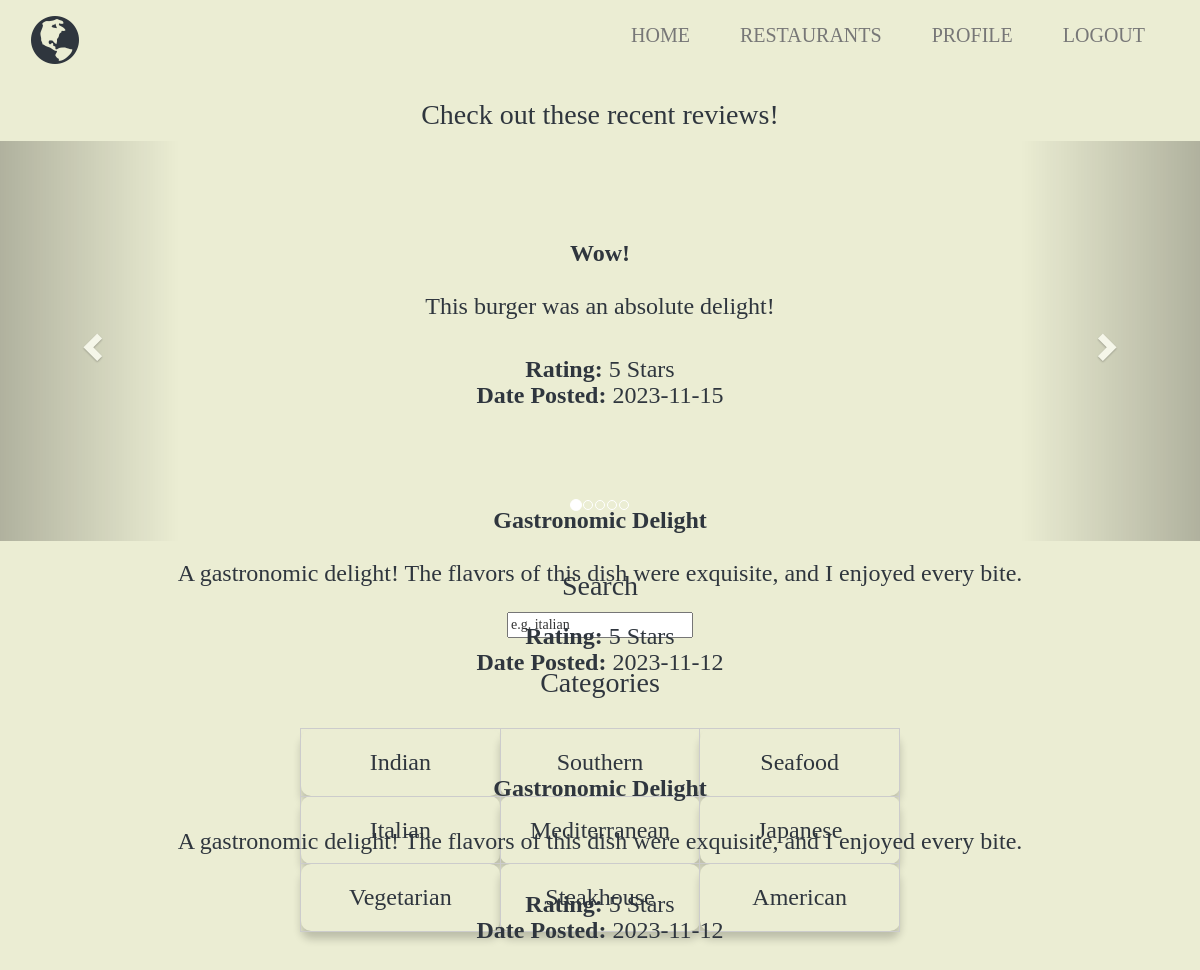
/home/home-page.php (signed in), run on the app's committed database.
### tables this page shows
CREATE TABLE `review` (
  `review_id` int(11) NOT NULL,
  `food_item_id` int(11) NOT NULL,
  `member_id` int(11) NOT NULL,
  `title` varchar(255) NOT NULL,
  `description` text,
  `rating` int(11) NOT NULL,
  `date` date NOT NULL
);

### home/home-page.php (the view, shortened to what this page needs)
<html>
	<head>
		<link rel="stylesheet" href="https://maxcdn.bootstrapcdn.com/bootstrap/3.3.7/css/bootstrap.min.css">
		<link rel="stylesheet" href="food-style.css">
	</head>
	<body>
		<nav class="navbar navbar-default">
	  		<div class="container">
				<div class="navbar-header">
		   			<a class="navbar-brand" href="#myPage"><span class="glyphicon glyphicon-globe logo"></span></a>
				</div>
				<div class="collapse navbar-collapse" id="myNavbar">
		  			<ul class="nav navbar-nav navbar-right">
		  				<li><a href="../home/home-page.php">Home</a></li>
						<li><a href="../restaurants/restaurant-list.php">Restaurants</a></li>
						<li><a href="../usermanagement/account-details.php">Profile</a></li>
						<li><a href="../usermanagement/account-login.php">LOGOUT</a></li>
		  			</ul>
				</div>
	  		</div>
		</nav>
<?php
require_once '../usermanagement/checksession.php';
$conn = new mysqli($hn, $un, $pw, $db);
$query = "SELECT * FROM review ORDER BY review_id DESC LIMIT 5;";
$result = $conn->query($query);
if ($result->num_rows > 0) {
    echo '<h1>Check out these recent reviews!</h1>';
    echo '<div id="myCarousel" class="carousel slide" data-ride="carousel">';
    echo '<ol class="carousel-indicators">';
    $indicatorIndex = 0;
    while ($row = $result->fetch_assoc()) {
        $active = ($indicatorIndex == 0) ? 'active' : '';
        echo '<li data-target="#myCarousel" data-slide-to="' . $indicatorIndex . '" class="' . $active . '"></li>';
        $indicatorIndex++;
    }
    echo '</ol>';
    $result->data_seek(0);
    echo '<div class="carousel-inner" role="listbox">';
    while ($row = $result->fetch_assoc()) {
        $active = ($active == 'active') ? '' : 'active';
        echo '<div class="item ' . $active . '">';
        echo '<h3>';
        echo '<br><br><br>';
        echo '<strong>' . $row['title'] . '</strong><br><br>';
        echo '<p>' . $row['description'] . '</p><br>';
        echo '<strong>Rating:</strong> ' . $row['rating'] . ' Stars<br>';
        echo '<strong>Date Posted:</strong> ' . $row['date'] . '<br>';
        echo '</h3>';
        echo '</div>';
    }
    echo '</div>';
    echo '<a class="left carousel-control" href="#myCarousel" data-slide="prev">';
    echo '<span class="glyphicon glyphicon-chevron-left"></span>';
    echo '</a>';
    echo '<a class="right carousel-control" href="#myCarousel" data-slide="next">';
    echo '<span class="glyphicon glyphicon-chevron-right"></span>';
    echo '</a>';
    echo '</div>';
}
?>
		<h1> Search </h1>
		<div class='form' style='text-align:center'>
			<form method='post' action='../restaurants/restaurant-list.php'>
				<input type='text' name='search' value='e.g. italian'>
			</form>
		</div>
		<h1> Categories </h1>
			<table class="card-table">
				<tr>
					<td class="card"><a href="../restaurants/restaurant-list.php?category=indian"><h3>Indian</h3></a></td>
					<td class="card"><a href="../restaurants/restaurant-list.php?category=southern"><h3>Southern</h3></a></td>
					<td class="card"><a href="../restaurants/restaurant-list.php?category=seafood"><h3>Seafood</h3></a></td>
				</tr>
				<tr>
					<td class="card"><a href="../restaurants/restaurant-list.php?category=italian"><h3>Italian</h3></a></td>
					<td class="card"><a href="../restaurants/restaurant-list.php?category=mediterranean"><h3>Mediterranean</h3></a></td>
					<td class="card"><a href="../restaurants/restaurant-list.php?category=japanese"><h3>Japanese</h3></a></td>
				</tr>
				<tr>
					<td class="card"><a href="../restaurants/restaurant-list.php?category=vegetarian"><h3>Vegetarian</h3></a></td>
					<td class="card"><a href="../restaurants/restaurant-list.php?category=steak"><h3>Steakhouse</h3></a></td>
					<td class="card"><a href="../restaurants/restaurant-list.php?category=american"><h3>American</h3></a></td>
				</tr>
			</table>
    	<br><br><br><br>
	</body>
</html>

### home/food-style.css (style rules this page uses)
body { font-family: Times New Roman, sans-serif; background-color: #EBEDD3; }
h1 { text-align: center; margin-top: 30px; font-size: 28px; color: #2F363E; }
form { float: center; }
.navbar.navbar-default { background-color: #EBEDD3; border: 0; border-radius: 0; margin-bottom: 0; }
.navbar.navbar-default a { color: #2F363E; font-size: 20px; float: right; text-align: center; }
.navbar.navbar-default .logo { color: #2F363E; font-size: 50px; margin-right: 10px; float: left; }
.navbar.navbar-default .navbar-nav.navbar-right li { padding: 10px; text-transform: uppercase; color: #2F363E; }
.carousel { width: auto; height: 400px; text-align: center !important; color: #2F363E; }
.carousel-inner { text-align: center; }
table { text-align: center; border: 1px solid black; margin-left: auto; margin-right: auto; margin-top: 30px; border: 4; color: #2F363E; }
.card-table { width: 50%; border-collapse: collapse; }
.card { border: 1px solid #ccc; border-radius: 10px; padding: 20px; text-align: center; background-color: #EBEDD3; box-shadow: 0 8px 8px 0 rgba(0, 0, 0, 0.2); }
.card h3 { font-size: 24px; margin: 0; color: #2F363E; }
.card-table td { width: 33.33%; }

### data on the page
review: title "Wow!", description "This burger was an absolute delight!", rating "5", date "2023-11-15"
review: title "Gastronomic Delight", description "A gastronomic delight! The flavors of this dish were exquisite, and I enjoyed every bite.", rating "5", date "2023-11-12"
review: title "Gastronomic Delight", description "A gastronomic delight! The flavors of this dish were exquisite, and I enjoyed every bite.", rating "5", date "2023-11-12"
